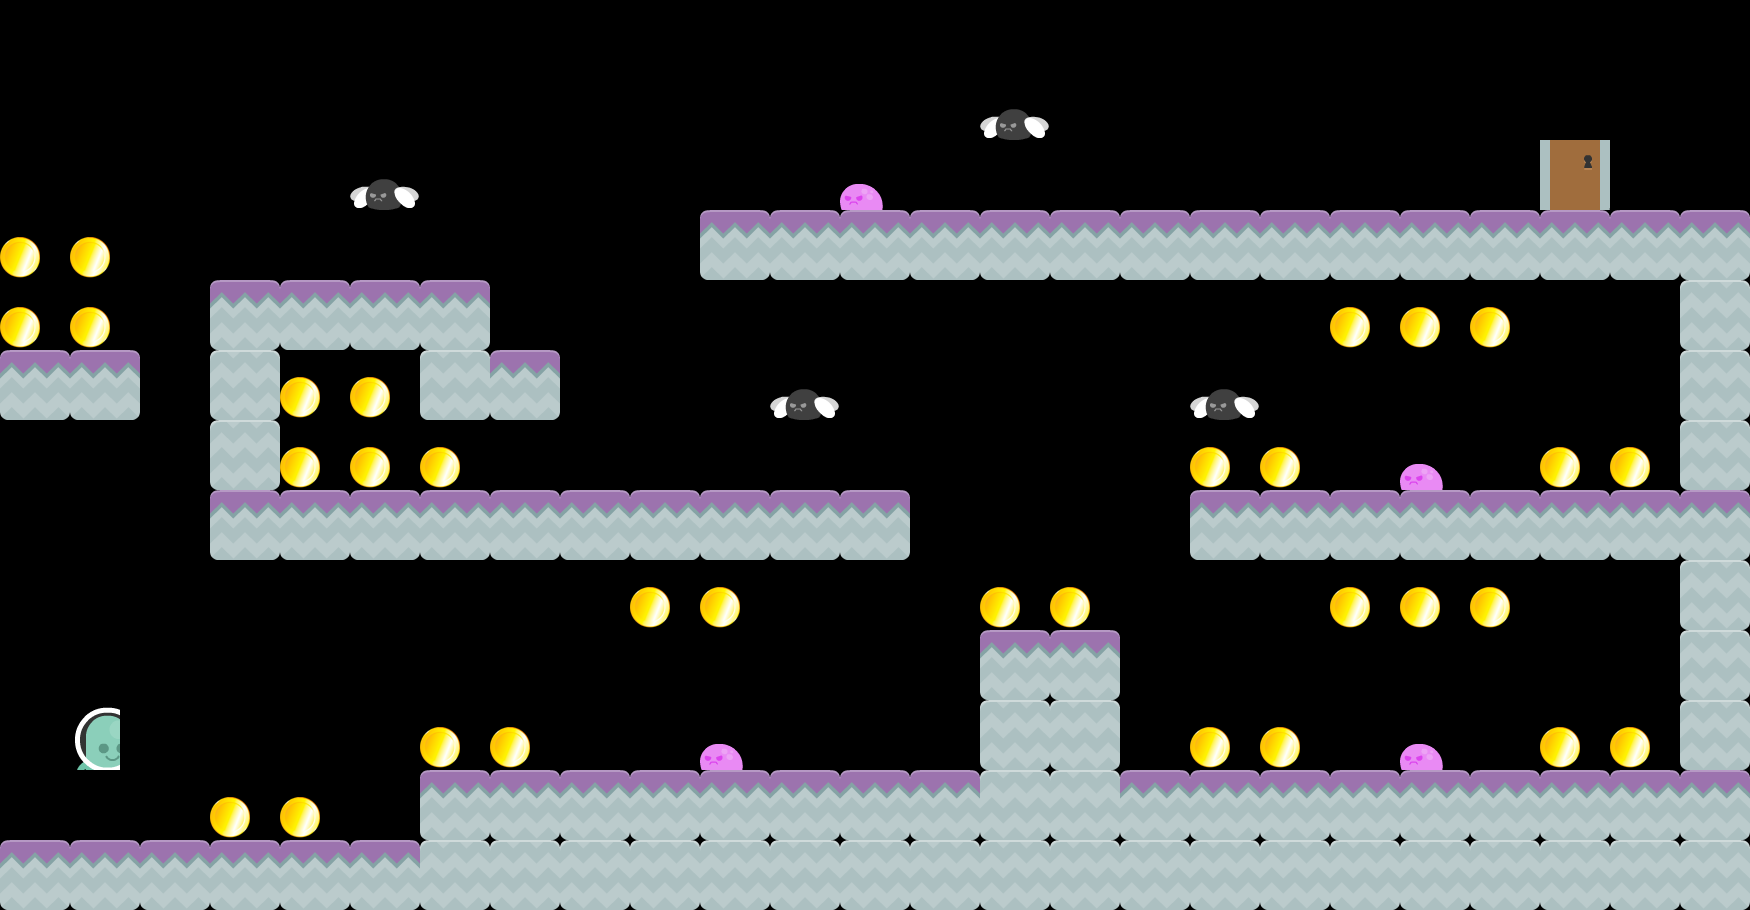

Below is a game level as drawn by its tile map, then a one-line description and the .tmx file that defines it, in full:
An orthogonal 25x13 tile map with 70x70 px tiles, 1 tile layer (Tile Layer 1), 7 tilesets.

<map version="1.0" orientation="orthogonal" renderorder="right-down" width="25" height="13" tilewidth="70" tileheight="70" nextobjectid="1">
 <tileset firstgid="1" name="ground" tilewidth="70" tileheight="70" tilecount="1">
  <image source="../Art/Art/tiles/ground.png" width="70" height="70" />
 </tileset>
 <tileset firstgid="2" name="ground_dirt" tilewidth="70" tileheight="70" tilecount="1">
  <image source="../Art/Art/tiles/ground_dirt.png" width="70" height="70" />
 </tileset>
 <tileset firstgid="3" name="walk0001" tilewidth="50" tileheight="67" tilecount="1">
  <image source="../Art/Art/character/walk/walk0001.png" width="75" height="96" />
 </tileset>
 <tileset firstgid="4" name="slime_walk" tilewidth="43" tileheight="26" tilecount="1">
  <image source="../Art/Art/enemies/slime_walk.png" width="43" height="26" />
 </tileset>
 <tileset firstgid="5" name="coin_gold" tilewidth="40" tileheight="45" tilecount="1">
  <image source="../Art/Art/coin/coin/1.png" width="40" height="45" />
 </tileset>
 <tileset firstgid="6" name="door_closedMid" tilewidth="70" tileheight="70" tilecount="1">
  <image source="../Art/Art/exit/door_closedMid.png" width="70" height="70" />
 </tileset>
 <tileset firstgid="7" name="fly_fly" tilewidth="69" tileheight="31" tilecount="1">
  <image source="../Art/Art/enemies/fly_fly.png" width="69" height="31" />
 </tileset>
 <layer name="Tile Layer 1" width="25" height="13">
  <data encoding="csv">
0,0,0,0,0,0,0,0,0,0,0,0,0,0,0,0,0,0,0,0,0,0,0,0,0,
0,0,0,0,0,0,0,0,0,0,0,0,0,0,7,0,0,0,0,0,0,0,0,0,0,
0,0,0,0,0,7,0,0,0,0,0,0,4,0,0,0,0,0,0,0,0,0,6,0,0,
5,5,0,0,0,0,0,0,0,0,1,1,1,1,1,1,1,1,1,1,1,1,1,1,1,
5,5,0,1,1,1,1,0,0,0,0,0,0,0,0,0,0,0,0,5,5,5,0,0,2,
1,1,0,2,5,5,2,1,0,0,0,7,0,0,0,0,0,7,0,0,0,0,0,0,2,
0,0,0,2,5,5,5,0,0,0,0,0,0,0,0,0,0,5,5,0,4,0,5,5,2,
0,0,0,1,1,1,1,1,1,1,1,1,1,0,0,0,0,1,1,1,1,1,1,1,1,
0,0,0,0,0,0,0,0,0,5,5,0,0,0,5,5,0,0,0,5,5,5,0,0,2,
0,0,0,0,0,0,0,0,0,0,0,0,0,0,1,1,0,0,0,0,0,0,0,0,2,
0,3,0,0,0,0,5,5,0,0,4,0,0,0,2,2,0,5,5,0,4,0,5,5,2,
0,0,0,5,5,0,1,1,1,1,1,1,1,1,2,2,1,1,1,1,1,1,1,1,1,
1,1,1,1,1,1,2,2,2,2,2,2,2,2,2,2,2,2,2,2,2,2,2,2,2
</data>
 </layer>
</map>
